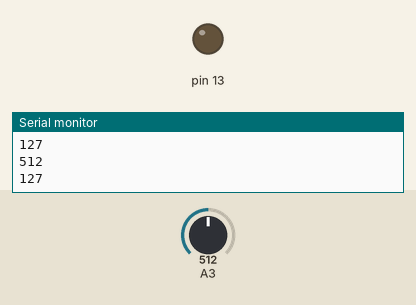
This sketch was run on a simulated Arduino Uno, built with avr-gcc and run on an emulated ATmega328P. Shown: output pins drawn as LEDs (lit = HIGH), the last lines printed to the serial monitor. The test bench sets the inputs (shaded band); at power-on: A3 = 512.

Above: at 1.2 s.
1.3 s: A3 set to 528
At 1.6 s:
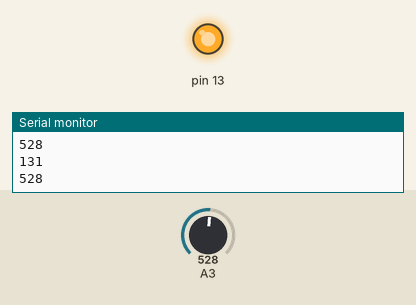
2.8 s: A3 set to 511
At 4.0 s:
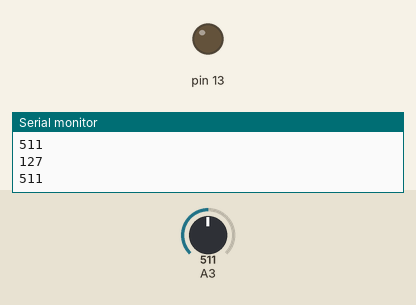
4.3 s: A3 set to 716
At 5.1 s:
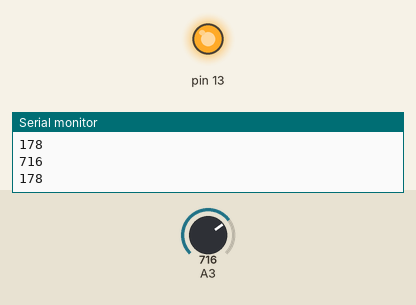
Timing chart, 0 to 7.3 s (numbered marks = the images above; inputs shaded):
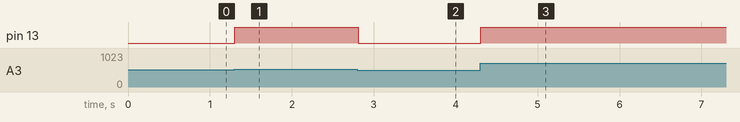

Measured:
- the behaviour switches between 513 and 514 on A3 (found by bisection; images 0 and 1)
- after the input at 1.3 s, pin 13: LOW → HIGH at once
- after the input at 2.8 s, pin 13: HIGH → LOW at once
- after the input at 4.3 s, pin 13: LOW → HIGH at once

The sketch:

lab5_potentiometer1.ino
```cpp
int analogValue = 0;
int ledValue = 0;
void setup()
{
  Serial.begin(9600);
  pinMode(13, OUTPUT);
}

void loop()
{
  analogValue = analogRead(A3);
  Serial.println(analogValue);

  ledValue = map(analogValue, 0, 1023, 0, 255);
  Serial.println(ledValue);

  analogWrite(13, ledValue);
  delay(10);
}
```
